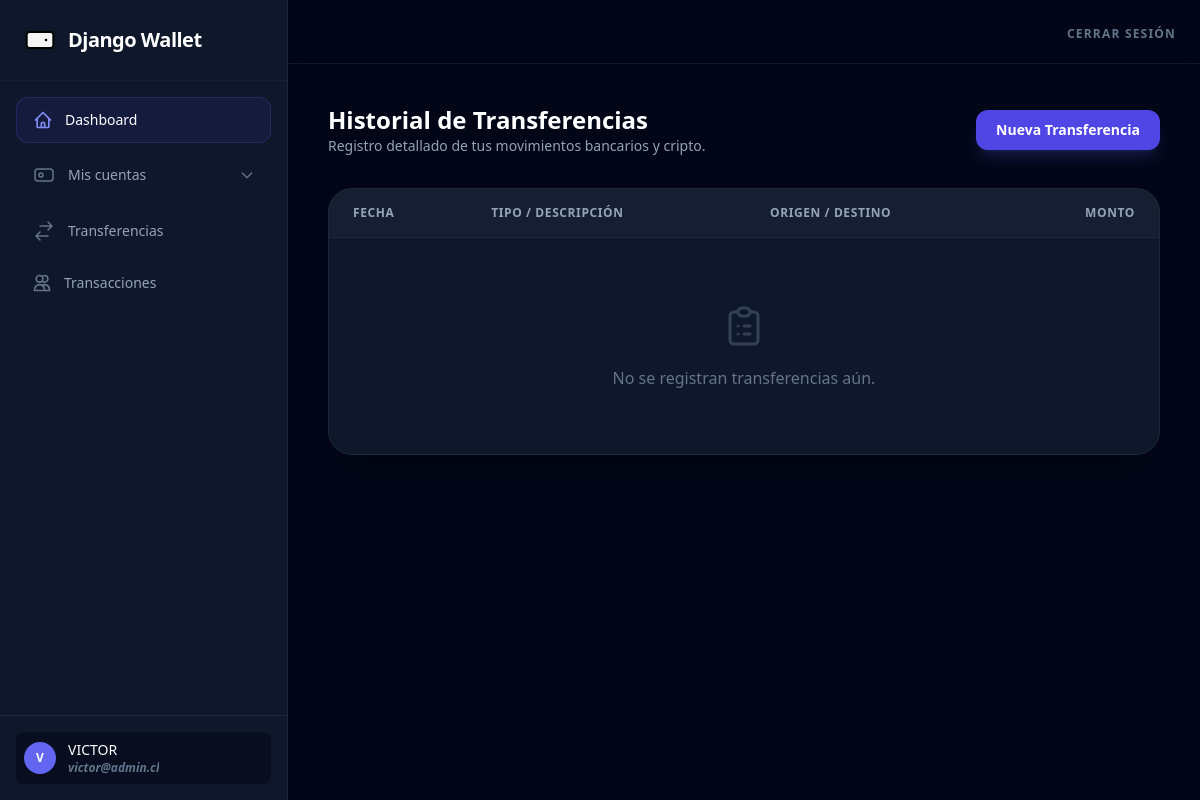
/transacciones/ (signed in), run on an earlier commit of the app's database.
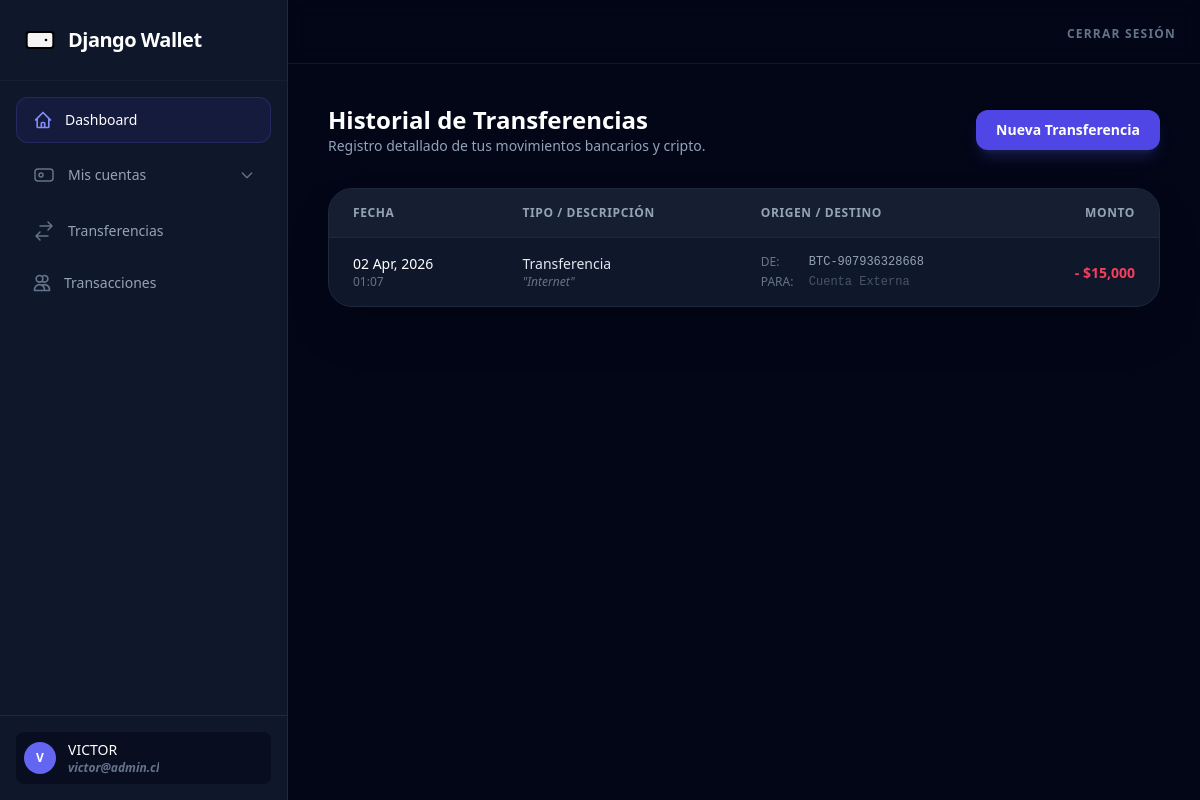
And on a later commit of the database.
### gestion/models.py (models this page shows, shortened)
class Transaccion(models.Model):
    TIPO_CHOICES = [
        ('deposito', 'Depósito'),
        ('retiro', 'Retiro'),
        ('transferencia', 'Transferencia'),
    ]
    cuenta_origen = models.ForeignKey(
        Cuenta,
        on_delete=models.PROTECT,
        related_name='transacciones_realizadas'
    )
    cuenta_destino = models.ForeignKey(
        Cuenta,
        on_delete=models.PROTECT,
        related_name='transacciones_recibidas',
        null=True,
        blank=True
    )
    tipo = models.CharField(max_length=15, choices=TIPO_CHOICES)
    monto = models.DecimalField(max_digits=12, decimal_places=2)
    fecha_transaccion = models.DateTimeField(auto_now_add=True)
    descripcion = models.TextField(blank=True, null=True)

class Cuenta(models.Model):
    cliente = models.ForeignKey(
        Cliente,
        on_delete=models.PROTECT,
        related_name='cuentas'
    )
    TIPO_CUENTA_CHOICES = [
        ('BCI', 'Banco BCI'),
        ('SANT', 'Banco Santander'),
        ('ESTD', 'Banco Estado'),
        ('CHIL', 'Banco de Chile'),
        ('MERC', 'Mercado Pago'),
        ('MACH', 'MACH (Bci)'),
        ('TENP', 'Tenpo'),
        ('BTC', 'Bitcoin (BTC)'),
        ('ETH', 'Ethereum (ETH)'),
        ('USDT', 'Tether (USDT)'),
    ]
    tipo = models.CharField(max_length=10, choices=TIPO_CUENTA_CHOICES, default='BCI')
    numero = models.CharField(max_length=20, unique=True)
    saldo_disponible = models.IntegerField(default=0)
    activa = models.BooleanField(default=True)
    fecha_creacion = models.DateTimeField(auto_now_add=True)

### gestion/views.py (the view)
# urls.py: path('transacciones/', views.transacciones, name='transacciones'),
@login_required
def transacciones(request):
    transacciones = Transaccion.objects.filter(
        Q(cuenta_origen__cliente=request.user.cliente) |
        Q(cuenta_destino__cliente=request.user.cliente)
    ).select_related('cuenta_origen', 'cuenta_destino').order_by('-fecha_transaccion')
    return render(request, 'gestion/transacciones.html', {'transacciones': transacciones})

### templates/gestion/transacciones.html (shortened to what the changed rows need)
{% extends 'layout.html' %}
{% block content %}
{% load humanize %}
    <div class="max-w-6xl mx-auto">
        <div class="flex flex-col md:flex-row md:items-center justify-between mb-8 gap-4">
            <div>
                <h2 class="text-2xl font-bold text-white">Historial de Transferencias</h2>
            </div>
        </div>
        <div class="bg-slate-900 border border-slate-800 rounded-3xl overflow-hidden shadow-2xl">
            <div class="overflow-x-auto">
                <table class="w-full text-left border-collapse">
                    <thead>
                        <tr class="bg-slate-800/50 border-b border-slate-800">
                            <th class="px-6 py-4 text-xs font-semibold text-slate-400 uppercase tracking-wider">Fecha</th>
                            <th class="px-6 py-4 text-xs font-semibold text-slate-400 uppercase tracking-wider">Tipo / Descripción</th>
                            <th class="px-6 py-4 text-xs font-semibold text-slate-400 uppercase tracking-wider">Origen / Destino</th>
                            <th class="px-6 py-4 text-xs font-semibold text-slate-400 uppercase tracking-wider text-right">Monto</th>
                        </tr>
                    </thead>
                    <tbody class="divide-y divide-slate-800">
                        {% for transaccion in transacciones %}
                        <tr class="hover:bg-slate-800/30 transition-colors">
                            <td class="px-6 py-4 whitespace-nowrap">
                                <div class="text-sm text-white">{{ transaccion.fecha_transaccion|date:"d M, Y" }}</div>
                                <div class="text-xs text-slate-500">{{ transaccion.fecha_transaccion|time:"H:i" }}</div>
                            </td>
                            <td class="px-6 py-4">
                                <div class="text-sm font-medium text-slate-200">
                                    {{ transaccion.get_tipo_display }}
                                </div>
                                {% if transaccion.descripcion %}
                                    <div class="text-xs text-slate-500 italic truncate max-w-[200px]">
                                        "{{ transaccion.descripcion }}"
                                    </div>
                                {% endif %}
                            </td>
                            <td class="px-6 py-4">
                                <div class="flex flex-col space-y-1">
                                    <div class="flex items-center text-xs text-slate-400">
                                        <span class="w-12 text-slate-500 uppercase">De:</span>
                                        <span class="font-mono">{{ transaccion.cuenta_origen.numero }}</span>
                                    </div>
                                    <div class="flex items-center text-xs text-slate-400">
                                        <span class="w-12 text-slate-500 uppercase">Para:</span>
                                        <span class="font-mono">
                                            {% if transaccion.cuenta_destino %}
                                                {{ transaccion.cuenta_destino.numero }}
                                            {% else %}
                                                <span class="text-slate-600">Cuenta Externa</span>
                                            {% endif %}
                                        </span>
                                    </div>
                                </div>
                            </td>
                            <td class="px-6 py-4 whitespace-nowrap text-right">
                                {% if transaccion.cuenta_origen.cliente.user == request.user %}
                                    <span class="text-sm font-bold text-rose-500">
                                        - ${{ transaccion.monto|floatformat:0|intcomma }}
                                    </span>
                                {% else %}
                                    <span class="text-sm font-bold text-emerald-500">
                                        + ${{ transaccion.monto|floatformat:0|intcomma }}
                                    </span>
                                {% endif %}
                            </td>
                        </tr>
                        {% empty %}
                        <tr>
                            <td colspan="4" class="px-6 py-16 text-center">
                                <div class="flex flex-col items-center">
                                    <p class="text-slate-500">No se registran transferencias aún.</p>
                                </div>
                            </td>
                        </tr>
                        {% endfor %}
                    </tbody>
                </table>
            </div>
        </div>
    </div>
{% endblock %}

What changed in the data, as far as the page shows it:
added Transaccion: shows "Cuenta Externa"
Also different on the page:
text no longer shown: "No se registran transferencias aún."
